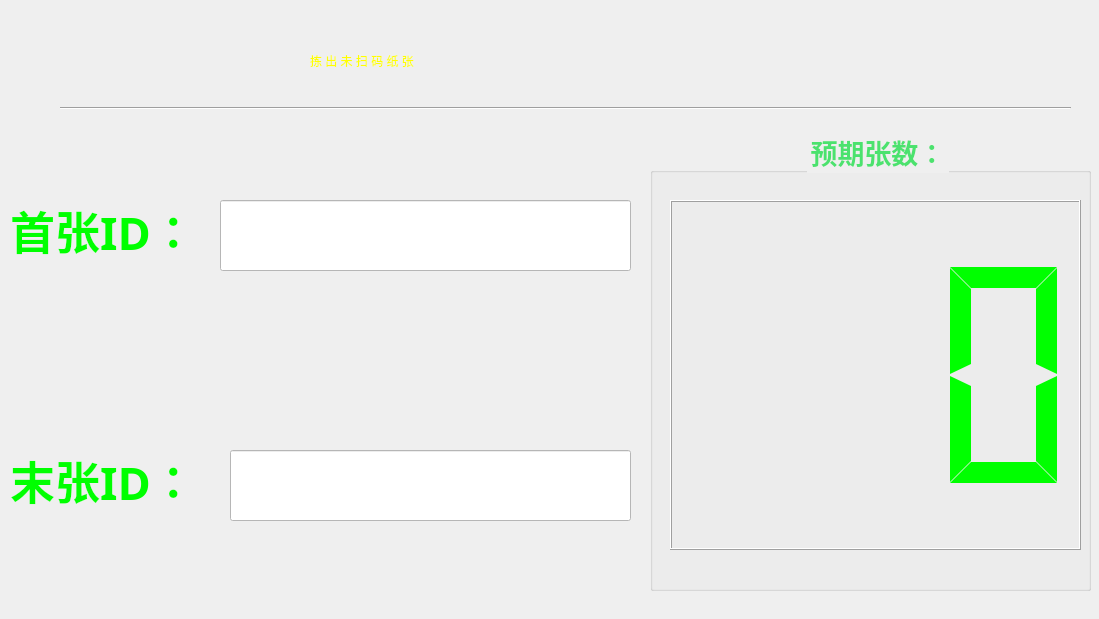
<?xml version="1.0" encoding="UTF-8"?>
<ui version="4.0">
 <class>PickupPaperDlg</class>
 <widget class="QDialog" name="PickupPaperDlg">
  <property name="geometry">
   <rect>
    <x>0</x>
    <y>0</y>
    <width>1099</width>
    <height>619</height>
   </rect>
  </property>
  <property name="windowTitle">
   <string>Dialog</string>
  </property>
  <widget class="QLineEdit" name="lineEdit_firstID">
   <property name="geometry">
    <rect>
     <x>220</x>
     <y>200</y>
     <width>411</width>
     <height>71</height>
    </rect>
   </property>
   <property name="styleSheet">
    <string notr="true">color: rgb(0, 0, 0);
background-color: rgb(255, 255, 255);
font: 32pt &quot;黑体&quot;;
text-align: center;

font-weight:bold;</string>
   </property>
  </widget>
  <widget class="QLineEdit" name="lineEdit_endID">
   <property name="geometry">
    <rect>
     <x>230</x>
     <y>450</y>
     <width>401</width>
     <height>71</height>
    </rect>
   </property>
   <property name="styleSheet">
    <string notr="true">color: rgb(0, 0, 0);
background-color: rgb(255, 255, 255);
font: 32pt &quot;黑体&quot;;
text-align: center;

font-weight:bold;</string>
   </property>
  </widget>
  <widget class="QLabel" name="label_10">
   <property name="enabled">
    <bool>true</bool>
   </property>
   <property name="geometry">
    <rect>
     <x>10</x>
     <y>190</y>
     <width>181</width>
     <height>81</height>
    </rect>
   </property>
   <property name="sizePolicy">
    <sizepolicy hsizetype="Preferred" vsizetype="Fixed">
     <horstretch>0</horstretch>
     <verstretch>0</verstretch>
    </sizepolicy>
   </property>
   <property name="font">
    <font>
     <family>黑体</family>
     <pointsize>34</pointsize>
     <weight>75</weight>
     <italic>false</italic>
     <bold>true</bold>
    </font>
   </property>
   <property name="styleSheet">
    <string notr="true"> 
font: 34pt &quot;黑体&quot;;
color: rgb(0, 255, 0);
font-weight:bold;</string>
   </property>
   <property name="text">
    <string>首张ID：</string>
   </property>
   <property name="textFormat">
    <enum>Qt::PlainText</enum>
   </property>
   <property name="margin">
    <number>2</number>
   </property>
   <property name="indent">
    <number>0</number>
   </property>
  </widget>
  <widget class="QLabel" name="label_11">
   <property name="enabled">
    <bool>true</bool>
   </property>
   <property name="geometry">
    <rect>
     <x>10</x>
     <y>450</y>
     <width>181</width>
     <height>61</height>
    </rect>
   </property>
   <property name="sizePolicy">
    <sizepolicy hsizetype="Preferred" vsizetype="Fixed">
     <horstretch>0</horstretch>
     <verstretch>0</verstretch>
    </sizepolicy>
   </property>
   <property name="font">
    <font>
     <family>黑体</family>
     <pointsize>34</pointsize>
     <weight>75</weight>
     <italic>false</italic>
     <bold>true</bold>
    </font>
   </property>
   <property name="styleSheet">
    <string notr="true"> 
font: 34pt &quot;黑体&quot;;
color: rgb(0, 255, 0);
font-weight:bold;</string>
   </property>
   <property name="text">
    <string>末张ID：</string>
   </property>
   <property name="textFormat">
    <enum>Qt::PlainText</enum>
   </property>
   <property name="margin">
    <number>2</number>
   </property>
   <property name="indent">
    <number>0</number>
   </property>
  </widget>
  <widget class="QGroupBox" name="groupBox_2">
   <property name="geometry">
    <rect>
     <x>650</x>
     <y>130</y>
     <width>441</width>
     <height>461</height>
    </rect>
   </property>
   <property name="font">
    <font>
     <family>Algerian</family>
     <pointsize>20</pointsize>
     <weight>75</weight>
     <bold>true</bold>
    </font>
   </property>
   <property name="styleSheet">
    <string notr="true">
color: rgb(75, 226, 110);
</string>
   </property>
   <property name="title">
    <string>预期张数：</string>
   </property>
   <property name="alignment">
    <set>Qt::AlignCenter</set>
   </property>
   <property name="flat">
    <bool>false</bool>
   </property>
   <widget class="QLCDNumber" name="lcd_betweenCount">
    <property name="geometry">
     <rect>
      <x>20</x>
      <y>70</y>
      <width>411</width>
      <height>350</height>
     </rect>
    </property>
    <property name="sizePolicy">
     <sizepolicy hsizetype="Minimum" vsizetype="Minimum">
      <horstretch>2</horstretch>
      <verstretch>0</verstretch>
     </sizepolicy>
    </property>
    <property name="font">
     <font>
      <family>Arial Black</family>
      <pointsize>20</pointsize>
      <weight>75</weight>
      <bold>true</bold>
     </font>
    </property>
    <property name="focusPolicy">
     <enum>Qt::StrongFocus</enum>
    </property>
    <property name="layoutDirection">
     <enum>Qt::LeftToRight</enum>
    </property>
    <property name="styleSheet">
     <string notr="true">color: rgb(0, 255, 0);</string>
    </property>
    <property name="digitCount">
     <number>3</number>
    </property>
    <property name="segmentStyle">
     <enum>QLCDNumber::Flat</enum>
    </property>
   </widget>
  </widget>
  <widget class="Line" name="line">
   <property name="geometry">
    <rect>
     <x>60</x>
     <y>100</y>
     <width>1011</width>
     <height>16</height>
    </rect>
   </property>
   <property name="orientation">
    <enum>Qt::Horizontal</enum>
   </property>
  </widget>
  <widget class="QLabel" name="label">
   <property name="geometry">
    <rect>
     <x>310</x>
     <y>20</y>
     <width>491</width>
     <height>81</height>
    </rect>
   </property>
   <property name="styleSheet">
    <string notr="true">font: 75 36pt &quot;微软雅黑&quot;;
color: rgb(255, 255, 0);</string>
   </property>
   <property name="text">
    <string>拣 出 未 扫 码 纸 张  </string>
   </property>
  </widget>
  <widget class="QLabel" name="lb_firstTip">
   <property name="geometry">
    <rect>
     <x>230</x>
     <y>290</y>
     <width>391</width>
     <height>41</height>
    </rect>
   </property>
   <property name="styleSheet">
    <string notr="true">font: 30pt &quot;黑体&quot;;
color: rgb(255, 0, 0);
 </string>
   </property>
   <property name="text">
    <string/>
   </property>
  </widget>
  <widget class="QLabel" name="lb_endTip">
   <property name="geometry">
    <rect>
     <x>240</x>
     <y>530</y>
     <width>391</width>
     <height>41</height>
    </rect>
   </property>
   <property name="styleSheet">
    <string notr="true">font: 30pt &quot;黑体&quot;;
color: rgb(255, 0, 0);
 </string>
   </property>
   <property name="text">
    <string/>
   </property>
  </widget>
 </widget>
 <resources/>
 <connections/>
</ui>
